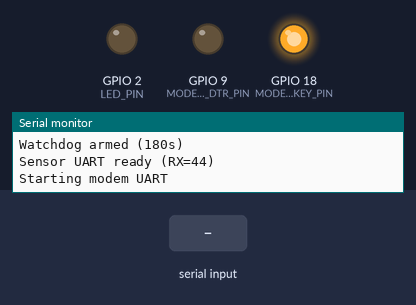
The sketch below on a simulated ESP32-S3. Shown: output pins drawn as LEDs (lit = HIGH), the last lines printed to the serial monitor. The inputs (shaded band) are chosen by the test bench. No MQTT or app messages arrive unless stated; not simulated (calls return 0 or success): secrets.h; names the files do not define were given values by the test bench: SECRET_MQTT_PORT = 1883.

Above: at 1.0 s.
At 2.2 s:
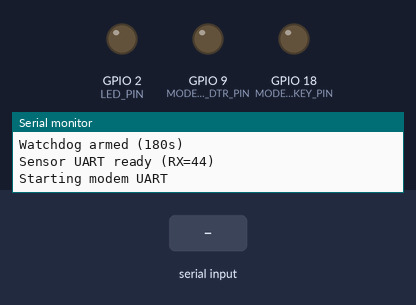
At 5.3 s:
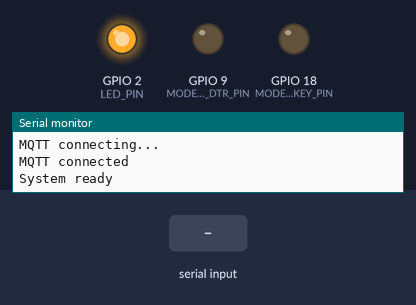
5.4 s: "V=\n" received over the second serial link
6.9 s: ",T=\n" received over the second serial link
8.4 s: "nan\n" received over the second serial link
Timing chart, 0 to 11.4 s (numbered marks = the images above; inputs shaded):
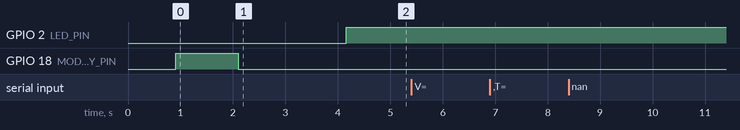

The sketch:

TruckSense_LTE_v2.ino
```cpp
/*****************************************************************************************
  TruckSense LTE Uplink (LilyGO T-SIM7670G S3) - v2  (SELF-HEALING, BLE REMOVED)

  CHANGES FROM v1 (the diagnosis: boots=1 / 16.8h uptime proved the flapping was pure
  MQTT reconnects, NOT reboots/brownouts -- so this is a software-only tuning fix):
    - REMOVED all Bluetooth/BLE code. Not used for debugging anymore, and dropping the
      BLE stack frees a big chunk of the ESP32-S3's RAM, which helps long-run stability.
    - keepAlive restored to 60s (v1 used 30s, too twitchy for LTE jitter -> false
      disconnects -> the flapping you saw). 60s is the value your original build ran
      stable on for hours.
    - REMOVED the 10-minute proactive reconnect. It was belt-and-suspenders that, over
      a cellular modem, showed up as real "offline" blips and caused churn. The watchdog,
      the 4-minute reboot-on-prolonged-outage, and normal drop detection cover it without
      the self-inflicted flapping.

  KEPT (the stuff doing real good):
    - Hardware watchdog: reboots if loop() ever hangs.
    - Reboot escalation: clean restart if offline > REBOOT_IF_DOWN_MS.
    - Non-blocking, bounded loop (no infinite reconnect loops, capped UART ingest).
    - Diagnostics in the heartbeat: boots=<count> last_reset=<reason>.
    - Throttled publishing (data savings) + sensor value sanity-ranging.

  Sensor UART protocol:  V=13.02,T=24.6\n   /   V=12.88,T=nan\n
  Wiring:  LilyGO GPIO44 (RXD) <- Sensor ESP32 TX ;  shared GND mandatory
******************************************************************************************/

#include <Arduino.h>

#define TINY_GSM_MODEM_SIM7600          // SIM7670G speaks the SIM7600 AT dialect in TinyGSM
#define TINY_GSM_RX_BUFFER 1024

#include <TinyGsmClient.h>
#include <PubSubClient.h>

#include "esp_task_wdt.h"               // hardware watchdog
#include "esp_system.h"                 // esp_reset_reason()

#include "secrets.h"

// ------------------- MQTT Topics -------------------
static const char* TOPIC_VOLTAGE   = "trucksense/hino01/voltage";
static const char* TOPIC_TEMP_OUT  = "trucksense/hino01/temp_outside";
static const char* TOPIC_STATUS    = "trucksense/hino01/status";      // online/offline (LWT)
static const char* TOPIC_NET_HEALTH= "trucksense/hino01/wifi";        // LTE health text (legacy name)
static const char* TOPIC_SENSORLINK= "trucksense/hino01/sensor_link"; // sensor UART age + last values
static const char* TOPIC_HEARTBEAT = "trucksense/hino01/heartbeat";   // uptime + sensor age + diag

// ------------------- APN + MQTT config -------------------------
static const char* APN       = SECRET_APN;
static const char* APN_USER  = SECRET_APN_USER;
static const char* APN_PASS  = SECRET_APN_PASS;

static const char* MQTT_BROKER = SECRET_MQTT_BROKER;   // VPS IP
static const int   MQTT_PORT   = SECRET_MQTT_PORT;     // 1883
static const char* MQTT_USER   = SECRET_MQTT_USER;
static const char* MQTT_PASS   = SECRET_MQTT_PASS;
static const char* MQTT_CLIENT = SECRET_MQTT_CLIENT_ID;

// ------------------- LilyGO modem pins --------------------------
#define MODEM_RX_PIN       10
#define MODEM_TX_PIN       11
#define MODEM_PWRKEY_PIN   18
#define MODEM_DTR_PIN       9
#define MODEM_BAUD     115200

// ------------------- UART link from Sensor ESP32 ----------------
#define SENSOR_UART_RX_PIN 44
#define SENSOR_UART_TX_PIN 43
#define SENSOR_UART_BAUD   115200

// ------------------- Optional LED -------------------------------
#define LED_PIN  2  // set to -1 if not used

// ===================================================================
//  SELF-HEAL / WATCHDOG TUNING  (safe to adjust)
// ===================================================================
static const uint32_t      WDT_TIMEOUT_S          = 180;    // reboot if loop() hangs this long
static const unsigned long PUBLISH_INTERVAL_MS    = 20000;  // voltage/temp publish cadence (data savings)
static const unsigned long MQTT_RETRY_BACKOFF_MS  = 5000;   // wait between reconnect attempts while down
static const unsigned long REBOOT_IF_DOWN_MS      = 240000; // 4 min continuously offline -> full reboot
static const size_t        UART_MAX_BYTES_PER_LOOP= 256;    // cap sensor bytes per loop pass
static const int           MQTT_KEEPALIVE_S       = 60;     // tolerant of LTE jitter (v1's 30 was too tight)

// ------------------- Modem / MQTT objects -----------------------
HardwareSerial SerialAT(1);
TinyGsm modem(SerialAT);
TinyGsmClient net(modem);
PubSubClient mqtt(net);

// ------------------- Sensor UART -------------------------------
HardwareSerial SensorLink(2);
String sensorBuf;

float lastV = NAN;
float lastT = NAN;
unsigned long lastSensorPacketMs = 0;

// ------------------- Timers / state ----------------------------
unsigned long lastNetReportMs         = 0;
unsigned long lastSensorLinkPublishMs = 0;
unsigned long lastHeartbeatMs         = 0;
unsigned long lastPublishMs           = 0;   // throttles voltage/temp
unsigned long lastMqttOkMs            = 0;   // last time mqtt.connected() was true
unsigned long lastMqttRetryMs         = 0;   // last reconnect attempt

bool gNetOk  = false;   // cached LTE state (for LED; avoids spamming modem with AT cmds)
bool gMqttOk = false;   // cached MQTT state

const unsigned long NET_REPORT_INTERVAL_MS      = 180000; // 3 min
const unsigned long SENSORLINK_PUB_INTERVAL_MS  = 15000;  // 15 sec
const unsigned long HEARTBEAT_INTERVAL_MS       = 10000;  // 10 sec

// Reboot diagnostics. RTC memory survives software/watchdog/brownout resets but is
// cleared on a true power loss -- which is how we tell "wedged & self-rebooted" from
// "lost power entirely".
RTC_DATA_ATTR uint32_t rebootCount = 0;
String gResetReason = "?";

String resetReasonStr() {
  switch (esp_reset_reason()) {
    case ESP_RST_POWERON:   return "POWERON";
    case ESP_RST_SW:        return "SW";        // our own ESP.restart() self-heal
    case ESP_RST_PANIC:     return "PANIC";     // a crash
    case ESP_RST_INT_WDT:   return "INT_WDT";
    case ESP_RST_TASK_WDT:  return "TASK_WDT";  // our watchdog caught a hang
    case ESP_RST_WDT:       return "WDT";
    case ESP_RST_BROWNOUT:  return "BROWNOUT";  // power dipped (loose wire / cranking / weak buck)
    case ESP_RST_DEEPSLEEP: return "DEEPSLEEP";
    case ESP_RST_EXT:       return "EXT";
    default:                return "UNKNOWN";
  }
}

static inline void logMsg(const String& m) { Serial.println(m); }   // serial-only now (BLE removed)

// ------------------- LED patterns -------------------------------
enum LedMode { LED_BOOT, LED_NO_NET, LED_NO_MQTT, LED_OK };
LedMode ledMode = LED_BOOT;
unsigned long lastLedTick = 0;
const unsigned long LED_TICK_INTERVAL_MS = 150;

static inline void safeLedWrite(bool on) {
  if (LED_PIN < 0) return;
  digitalWrite(LED_PIN, on ? HIGH : LOW);
}

// Uses cached flags only -- no modem AT-commands here.
void updateLedMode() {
  if (!gNetOk)        ledMode = LED_NO_NET;
  else if (!gMqttOk)  ledMode = LED_NO_MQTT;
  else                ledMode = LED_OK;
}

void ledStateMachine() {
  static int phase = 0;
  unsigned long now = millis();
  if (now - lastLedTick < LED_TICK_INTERVAL_MS) return;
  lastLedTick = now;

  updateLedMode();
  switch (ledMode) {
    case LED_BOOT:    if (LED_PIN >= 0) safeLedWrite(!digitalRead(LED_PIN)); break;
    case LED_NO_NET:  phase = (phase + 1) % 8;  safeLedWrite(phase < 2); break;        // fast blink = no LTE
    case LED_NO_MQTT: phase = (phase + 1) % 12; safeLedWrite(phase == 0 || phase == 2); break; // double-blink = no broker
    case LED_OK:      safeLedWrite(true); break;                                       // solid = connected
  }
}

// ------------------- Watchdog ----------------------------------
void watchdogInit() {
  // Task-WDT API differs between Arduino-ESP32 v2.x and v3.x; guard for both.
#if ESP_ARDUINO_VERSION >= ESP_ARDUINO_VERSION_VAL(3,0,0)
  esp_task_wdt_config_t wdtCfg = {
    .timeout_ms     = (uint32_t)(WDT_TIMEOUT_S * 1000),
    .idle_core_mask = 0,
    .trigger_panic  = true
  };
  if (esp_task_wdt_init(&wdtCfg) == ESP_ERR_INVALID_STATE) esp_task_wdt_reconfigure(&wdtCfg);
  esp_task_wdt_add(NULL);
#else
  esp_task_wdt_init(WDT_TIMEOUT_S, true);
  esp_task_wdt_add(NULL);
#endif
  logMsg("Watchdog armed (" + String(WDT_TIMEOUT_S) + "s)");
}

static inline void feedWatchdog() { esp_task_wdt_reset(); }

// ------------------- Modem bring-up -----------------------------
void modemPowerOnPulse() {
  pinMode(MODEM_DTR_PIN, OUTPUT);  digitalWrite(MODEM_DTR_PIN, LOW);
  pinMode(MODEM_PWRKEY_PIN, OUTPUT);
  digitalWrite(MODEM_PWRKEY_PIN, LOW);  delay(100);
  digitalWrite(MODEM_PWRKEY_PIN, HIGH); delay(1200);
  digitalWrite(MODEM_PWRKEY_PIN, LOW);  delay(2000);
}

bool connectCellular() {
  logMsg("Starting modem UART");
  SerialAT.begin(MODEM_BAUD, SERIAL_8N1, MODEM_RX_PIN, MODEM_TX_PIN);
  delay(300);
  modemPowerOnPulse();

  logMsg("Initializing modem");
  if (!modem.init()) { logMsg("modem.init failed"); return false; }
  logMsg("Modem: " + modem.getModemInfo());

  logMsg("Waiting for network");
  if (!modem.waitForNetwork(60000L)) { logMsg("No network (timeout)"); return false; }
  logMsg("Network connected");

  logMsg("Connecting APN");
  if (!modem.gprsConnect(APN, APN_USER, APN_PASS)) { logMsg("APN connect failed"); return false; }
  logMsg("Data connected");
  logMsg("IP: " + modem.localIP().toString());
  return true;
}

// Lightweight runtime check/repair of the LTE layers. Only called WHILE MQTT is down,
// so there's no live data stream to clash with.
bool ensureCellular() {
  if (!modem.isNetworkConnected()) {
    logMsg("Network down; waiting up to 45s");
    if (!modem.waitForNetwork(45000L)) { logMsg("Network timeout"); return false; }
  }
  if (!modem.isGprsConnected()) {
    logMsg("Data session down; reconnecting APN");
    if (!modem.gprsConnect(APN, APN_USER, APN_PASS)) { logMsg("APN reconnect failed"); return false; }
    logMsg("Data reconnected, IP: " + modem.localIP().toString());
  }
  return true;
}

// Single bounded MQTT connect attempt.
bool tryConnectMQTT() {
  mqtt.setServer(MQTT_BROKER, MQTT_PORT);
  mqtt.setKeepAlive(MQTT_KEEPALIVE_S);
  mqtt.setSocketTimeout(10);

  logMsg("MQTT connecting...");
  bool ok = mqtt.connect(MQTT_CLIENT, MQTT_USER, MQTT_PASS, TOPIC_STATUS, 1, true, "offline");
  if (ok) { logMsg("MQTT connected"); mqtt.publish(TOPIC_STATUS, "online", true); }
  else    { logMsg("MQTT connect failed, state=" + String(mqtt.state())); }
  return ok;
}

// ------------------- Sensor parsing -----------------------------
bool parseSensorLine(const String& line, float& v, float& t, bool& hasTemp) {
  int iv = line.indexOf("V=");
  int it = line.indexOf(",T=");
  if (iv < 0 || it <= iv) return false;
  String sv = line.substring(iv + 2, it);
  String st = line.substring(it + 3);  st.trim();
  v = sv.toFloat();
  if (st.equalsIgnoreCase("nan")) { hasTemp = false; t = NAN; }
  else                            { hasTemp = true;  t = st.toFloat(); }
  return true;
}

// Pure ingest: read UART, parse, cache latest values. Bounded so it can never hog loop().
void handleSensorUart() {
  size_t processed = 0;
  while (SensorLink.available() && processed < UART_MAX_BYTES_PER_LOOP) {
    char c = (char)SensorLink.read();
    processed++;
    if (c == '\n') {
      sensorBuf.trim();
      float v, t; bool hasTemp;
      if (parseSensorLine(sensorBuf, v, t, hasTemp)) {
        if (v > 0.0f && v < 20.0f)              lastV = v;   // sanity-range (truck UART is noisy)
        if (hasTemp && t > -50.0f && t < 90.0f) lastT = t;
        lastSensorPacketMs = millis();
      } else {
        logMsg("Bad sensor packet: " + sensorBuf);
      }
      sensorBuf = "";
    } else if (c != '\r') {
      sensorBuf += c;
      if (sensorBuf.length() > 120) sensorBuf = "";
    }
  }
}

// ------------------- Publishers ---------------------------------
void publishSensorData() {
  if (!isnan(lastV)) mqtt.publish(TOPIC_VOLTAGE, String(lastV, 3).c_str(), true);
  if (!isnan(lastT)) mqtt.publish(TOPIC_TEMP_OUT, String(lastT, 3).c_str(), true);
  logMsg("Pub V=" + String(lastV, 3) + " T=" + (isnan(lastT) ? String("nan") : String(lastT, 2)));
}

void publishNetHealth() {
  int16_t csq = modem.getSignalQuality();
  String payload = String("CSQ=") + csq + " IP=" + modem.localIP().toString();
  mqtt.publish(TOPIC_NET_HEALTH, payload.c_str(), true);
  logMsg("Net health: " + payload);
}

void publishSensorLinkStatus() {
  unsigned long now = millis();
  unsigned long age = (lastSensorPacketMs == 0) ? 999999UL : (now - lastSensorPacketMs);
  String msg = "age_ms=" + String(age);
  if (!isnan(lastV)) msg += " lastV=" + String(lastV, 2);
  if (!isnan(lastT)) msg += " lastT=" + String(lastT, 1);
  mqtt.publish(TOPIC_SENSORLINK, msg.c_str(), true);
  logMsg("Sensor link: " + msg);
}

void publishHeartbeat() {
  unsigned long now = millis();
  unsigned long uptime_s = now / 1000UL;
  unsigned long age = (lastSensorPacketMs == 0) ? 999999UL : (now - lastSensorPacketMs);
  String hb = "uptime_s="       + String(uptime_s) +
              " sensor_age_ms=" + String(age) +
              " boots="         + String(rebootCount) +
              " last_reset="    + gResetReason;
  mqtt.publish(TOPIC_HEARTBEAT, hb.c_str(), true);
  logMsg("Heartbeat: " + hb);
}

// ------------------- Setup --------------------------------------
void setup() {
  Serial.begin(115200);
  delay(500);

  rebootCount++;
  gResetReason = resetReasonStr();

  if (LED_PIN >= 0) { pinMode(LED_PIN, OUTPUT); safeLedWrite(false); }
  ledMode = LED_BOOT;

  Serial.println("\nTruckSense LTE uplink boot (v2)");
  Serial.println("Reset reason: " + gResetReason + "   boot #" + String(rebootCount));

  watchdogInit();

  SensorLink.begin(SENSOR_UART_BAUD, SERIAL_8N1, SENSOR_UART_RX_PIN, SENSOR_UART_TX_PIN);
  logMsg("Sensor UART ready (RX=" + String(SENSOR_UART_RX_PIN) + ")");

  int cellTries = 0;
  while (!connectCellular()) {
    feedWatchdog();
    logMsg("Cellular init failed, retry in 8s");
    delay(8000);
    if (++cellTries >= 10) { logMsg("Cellular unrecoverable -> reboot"); delay(200); ESP.restart(); }
  }
  gNetOk = true;

  if (tryConnectMQTT()) gMqttOk = true;

  lastMqttOkMs = millis();   // start the offline timer fresh
  logMsg("System ready");
}

// ------------------- Loop ---------------------------------------
void loop() {
  feedWatchdog();        // pet the watchdog every pass; if loop hangs, chip reboots
  ledStateMachine();     // cached state only

  unsigned long now = millis();

  if (mqtt.connected()) {
    gMqttOk = true; gNetOk = true;
    lastMqttOkMs = now;
    mqtt.loop();         // service keepalive (60s) -> detects a truly dead link
  } else {
    gMqttOk = false;
    // Investigate lower layers ONLY while MQTT is down (no live data to disturb).
    if (now - lastMqttRetryMs >= MQTT_RETRY_BACKOFF_MS) {
      lastMqttRetryMs = now;
      if (ensureCellular()) {
        gNetOk = true;
        if (tryConnectMQTT()) { gMqttOk = true; lastMqttOkMs = now; }
      } else {
        gNetOk = false;
      }
    }
    // Escalation: offline too long -> clean reboot.
    if (now - lastMqttOkMs >= REBOOT_IF_DOWN_MS) {
      logMsg("Offline > " + String(REBOOT_IF_DOWN_MS / 1000) + "s -> rebooting to self-heal");
      delay(200);
      ESP.restart();
    }
  }

  handleSensorUart();    // bounded ingest, always runs

  // Timed publishes (only when connected).
  if (mqtt.connected()) {
    if (now - lastPublishMs >= PUBLISH_INTERVAL_MS)              { lastPublishMs = now;           publishSensorData(); }
    if (now - lastSensorLinkPublishMs >= SENSORLINK_PUB_INTERVAL_MS) { lastSensorLinkPublishMs = now; publishSensorLinkStatus(); }
    if (now - lastHeartbeatMs >= HEARTBEAT_INTERVAL_MS)         { lastHeartbeatMs = now;         publishHeartbeat(); }
    if (now - lastNetReportMs >= NET_REPORT_INTERVAL_MS)        { lastNetReportMs = now;         publishNetHealth(); }
  }
}
```
